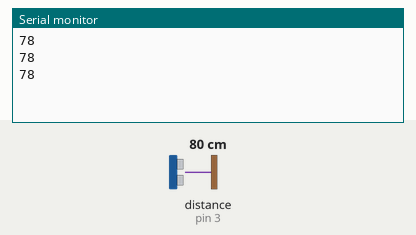
Recording of a sketch running on a simulated Arduino Uno, built with avr-gcc and run on an emulated ATmega328P. Parts: the last lines printed to the serial monitor. Wiring (inferred from the names in the program): ultrasonic range finder: trigger pin 2; echo pin 3. The test bench sets the inputs (shaded band); at power-on: distance to the obstacle (sensor on pin 3) 80 cm. The echo pulse lasts 58.3 µs per cm.

Above: at 1.3 s.
1.4 s: distance to the obstacle (sensor on pin 3) set to 2 cm
At 1.9 s:
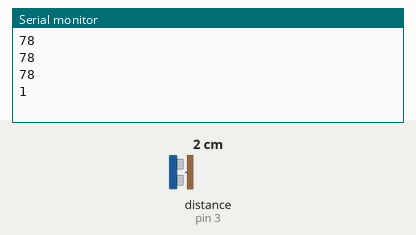
2.9 s: distance to the obstacle (sensor on pin 3) set to 4 cm
At 3.4 s:
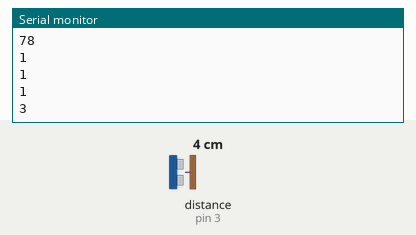
Timing chart, 0 to 5.9 s (numbered marks = the images above; inputs shaded):
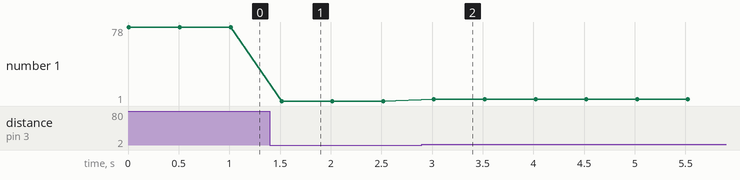

Measured:
- after the input at 1.4 s, the serial monitor: prints a new line after 0.12 s (image 1)
- after the input at 2.9 s, the serial monitor: prints a new line after 0.12 s (image 2)
- plotted number 1: 78 → 1 after the input at 1.4 s, 1 → 3 after the input at 2.9 s

The sketch:

ultra.ino
```cpp
const int trigPin = 2;   // Trigger pin of ultrasonic sensor
const int echoPin = 3;   // Echo pin of ultrasonic sensor

void setup() {
  Serial.begin(9600);
  pinMode(trigPin, OUTPUT);
  pinMode(echoPin, INPUT);
}

void loop() {
  // Send a pulse to the ultrasonic sensor
  digitalWrite(trigPin, LOW);
  delayMicroseconds(2);
  digitalWrite(trigPin, HIGH);
  delayMicroseconds(10);
  digitalWrite(trigPin, LOW);

  // Read the time it takes for the echo to return
  long duration = pulseIn(echoPin, HIGH);

  // Calculate the distance in centimeters
  int distance = duration * 0.034 / 2;

  // Send the distance over the serial port
  Serial.println(distance);

  delay(500);
}
```
